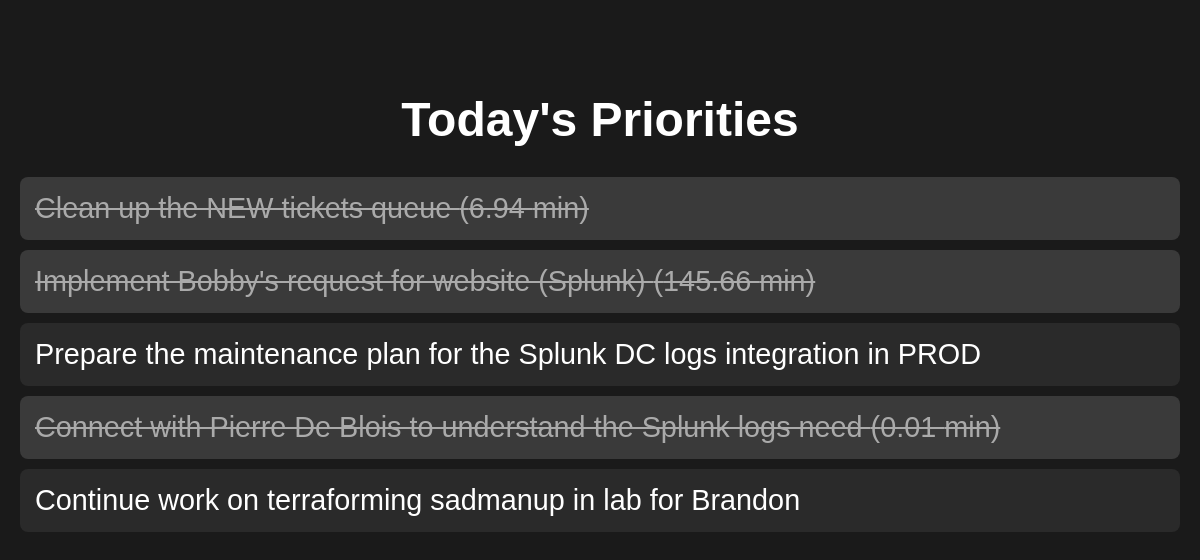
The page / on the database its author committed.
### tables this page shows
CREATE TABLE current_tasks (
        id INTEGER PRIMARY KEY AUTOINCREMENT,
        name TEXT NOT NULL,
        status TEXT NOT NULL,
        start_time REAL,
        time_spent REAL DEFAULT 0,
        pause_time REAL,
        position INTEGER
    );

### app.py (the view)
@app.route('/')
def dashboard():
    tasks = get_current_tasks()
    return render_template('dashboard.html', tasks=tasks)

### app.py (called while the page is built)
def get_current_tasks():
    conn = sqlite3.connect(DB_FILE, timeout=10)
    conn.row_factory = sqlite3.Row
    c = conn.cursor()
    c.execute("SELECT id, name, status, start_time, time_spent, pause_time, position FROM current_tasks ORDER BY position, id")
    tasks = [dict(row) for row in c.fetchall()]
    conn.close()
    return tasks

### templates/dashboard.html (shortened to what this page needs)
<!DOCTYPE html>
<html lang="en">
<head>
</head>
<body>
    <div class="container">
        <h1>Today's Priorities</h1>
        <div class="task-list">
            {% for task in tasks %}
                <div class="task {{ task.status }}">
                    {{ task.name }}
                    {% if task.status == 'completed' %}
                        ({{ (task.time_spent / 60)|round(2) }} min)
                    {% endif %}
                </div>
            {% endfor %}
        </div>
    </div>
</body>
</html>

### templates/dashboard.html (style rules this page uses)
body { background-color: #1a1a1a; color: #ffffff; font-family: Arial, sans-serif; margin: 0; padding: 20px; display: flex; justify-content: center; align-items: center; height: 100vh; overflow: hidden; cursor: none; }
.container { width: 100%; max-width: 1500px; height: 90vh; display: flex; flex-direction: column; align-items: center; }
h1 { text-align: center; font-size: 3em; margin-bottom: 20px; }
.task-list { width: 100%; overflow-y: auto; max-height: calc(100% - 80px); }
.task { background-color: #2a2a2a; padding: 15px; margin: 10px 0; border-radius: 8px; font-size: 1.8em; }
.task.completed { color: #aaaaaa; text-decoration: line-through; background-color: #3a3a3a; }

### rows shown on the page
current_tasks: name "Clean up the NEW tickets queue", (task.time_spent/60)|round(2) "6.94"
current_tasks: name "Implement Bobby's request for website (Splunk)", (task.time_spent/60)|round(2) "145.66"
current_tasks: name "Prepare the maintenance plan for the Splunk DC logs integration in PROD"
current_tasks: name "Connect with Pierre De Blois to understand the Splunk logs need", (task.time_spent/60)|round(2) "0.01"
current_tasks: name "Continue work on terraforming sadmanup in lab for Brandon"
